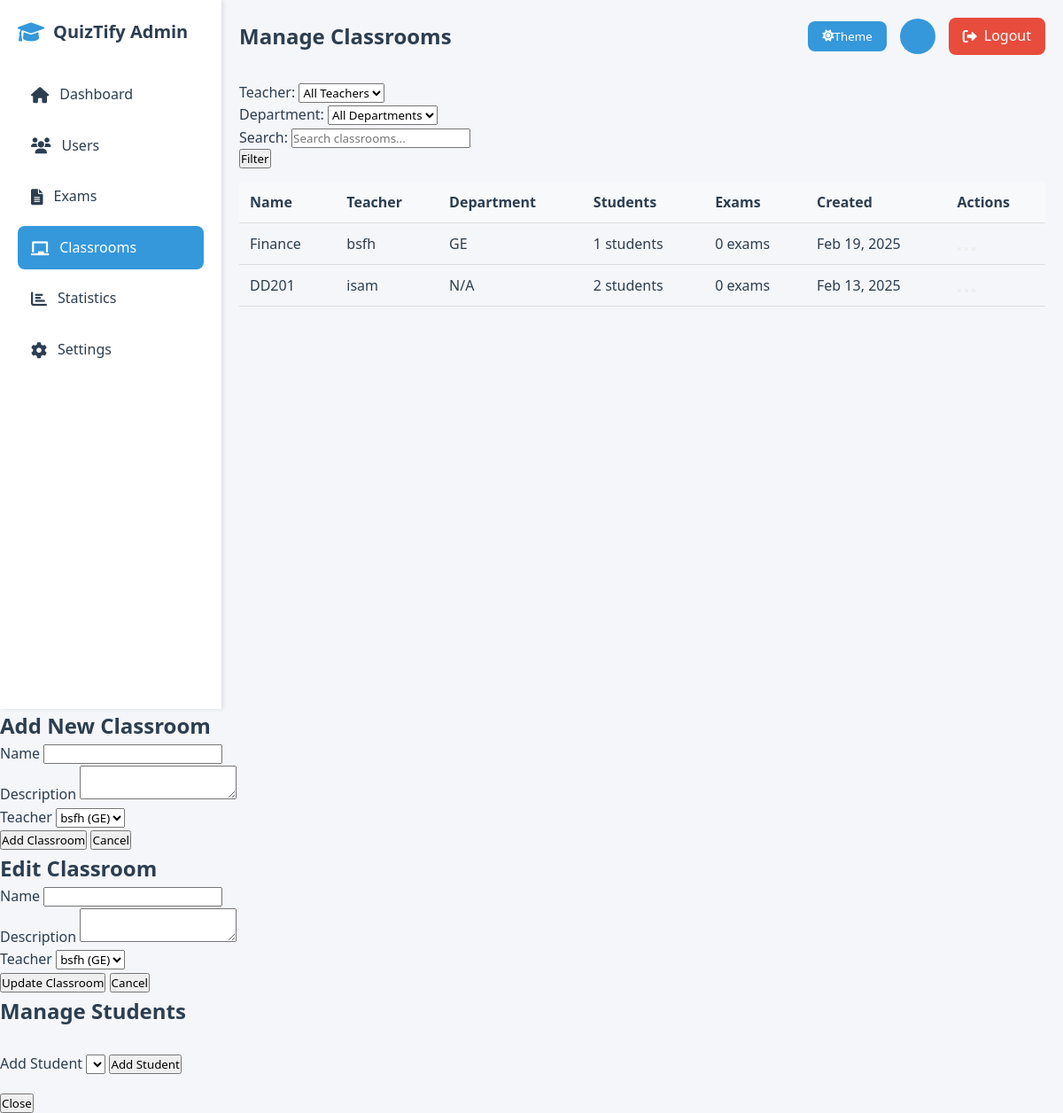
The app's page /admin/classrooms.php (signed in) with its own data.
### tables this page shows
CREATE TABLE `classrooms` (
  `id` int(11) NOT NULL,
  `teacher_id` int(11) NOT NULL,
  `name` varchar(100) NOT NULL,
  `department` varchar(100) NOT NULL,
  `description` text DEFAULT NULL,
  `created_at` timestamp NOT NULL DEFAULT current_timestamp()
);

CREATE TABLE `users` (
  `id` int(11) NOT NULL,
  `username` varchar(50) NOT NULL,
  `password` varchar(255) NOT NULL,
  `email` varchar(100) NOT NULL,
  `role` enum('admin','teacher','student') NOT NULL DEFAULT 'student',
  `department` varchar(100) DEFAULT NULL,
  `status` enum('active','inactive') NOT NULL DEFAULT 'active',
  `full_name` varchar(100) NOT NULL,
  `created_at` timestamp NOT NULL DEFAULT current_timestamp(),
  `last_login` timestamp NULL DEFAULT NULL,
  `classroom_id` int(11) DEFAULT NULL,
  `is_approved` tinyint(1) DEFAULT 0
);

### admin/classrooms.php (the view, shortened to what this page needs)
<?php
$search = isset($_GET['search']) ? trim($_GET['search']) : '';
$page = isset($_GET['page']) ? (int)$_GET['page'] : 1;
$limit = 10;
$classrooms = [];
$teachers = [];
try {
    $conn = getDBConnection();
    $teachers = $conn->query("
        SELECT id, full_name, department
        FROM users
        WHERE role = 'teacher'
        ORDER BY full_name
    ")->fetchAll(PDO::FETCH_ASSOC);
    $where_conditions = ["1=1"];
    $params = [];
    $where_clause = implode(' AND ', $where_conditions);
    $offset = ($page - 1) * $limit;
    $sql = "
        SELECT c.*,
            u.full_name as teacher_name,
            u.department as teacher_department,
            (SELECT COUNT(*) FROM classroom_students WHERE classroom_id = c.id) as student_count,
            (SELECT COUNT(*) FROM exams WHERE classroom_id = c.id) as exam_count
        FROM classrooms c
        LEFT JOIN users u ON c.teacher_id = u.id
        WHERE $where_clause
        ORDER BY c.created_at DESC
        LIMIT ? OFFSET ?
    ";
    $stmt = $conn->prepare($sql);
    $stmt->execute(array_merge($params, [$limit, $offset]));
    $classrooms = $stmt->fetchAll(PDO::FETCH_ASSOC);
} catch(PDOException $e) {
    setFlashMessage('error', 'Database error: ' . $e->getMessage());
    $classrooms = [];
    $total_pages = 1;
}
?>
<!DOCTYPE html>
<html lang="en">
<head>
    <link rel="stylesheet" href="https://cdnjs.cloudflare.com/ajax/libs/font-awesome/6.0.0/css/all.min.css">
</head>
<body>
    <div class="dashboard-container">
        <div class="sidebar">
            <div class="logo">
                <i class="fas fa-graduation-cap"></i>
                <h2>QuizTify Admin</h2>
            </div>
            <nav>
                <a href="dashboard.php" class="nav-link">
                    <i class="fas fa-home"></i> Dashboard
                </a>
                <a href="users.php" class="nav-link">
                    <i class="fas fa-users"></i> Users
                </a>
                <a href="exams.php" class="nav-link">
                    <i class="fas fa-file-alt"></i> Exams
                </a>
                <a href="classrooms.php" class="nav-link active">
                    <i class="fas fa-chalkboard"></i> Classrooms
                </a>
                <a href="statistics.php" class="nav-link">
                    <i class="fas fa-chart-bar"></i> Statistics
                </a>
                <a href="settings.php" class="nav-link">
                    <i class="fas fa-cog"></i> Settings
                </a>
            </nav>
        </div>
        <div class="main-content">
            <div class="header">
                <h1 class="page-title">Manage Classrooms</h1>
                <div class="user-menu">
                    <button id="theme-toggle" class="theme-toggle">
                        <i class="fas fa-moon"></i> Theme
                    </button>
                    <div class="user-avatar">
                    </div>
                    <a href="../logout.php" class="logout-btn">
                        <i class="fas fa-sign-out-alt"></i> Logout
                    </a>
                </div>
            </div>
            <div class="filters">
                <form method="GET" class="filter-form">
                    <div class="filter-group">
                        <label>Teacher:</label>
                        <select name="teacher">
                            <option value="all">All Teachers</option>
                        </select>
                    </div>
                    <div class="filter-group">
                        <label>Department:</label>
                        <select name="department">
                            <option value="all">All Departments</option>
                        </select>
                    </div>
                    <div class="filter-group">
                        <label>Search:</label>
                        <input type="text" name="search" value="<?php echo htmlspecialchars($search); ?>"
                               placeholder="Search classrooms...">
                    </div>
                    <button type="submit" class="btn btn-primary">Filter</button>
                </form>
            </div>
            <div class="classrooms-table">
                <table class="table">
                    <thead>
                        <tr>
                            <th>Name</th>
                            <th>Teacher</th>
                            <th>Department</th>
                            <th>Students</th>
                            <th>Exams</th>
                            <th>Created</th>
                            <th>Actions</th>
                        </tr>
                    </thead>
                    <tbody>
                        <?php if (!empty($classrooms)): ?>
                            <?php foreach ($classrooms as $classroom): ?>
                                <tr>
                                    <td><?php echo htmlspecialchars($classroom['name']); ?></td>
                                    <td><?php echo htmlspecialchars($classroom['teacher_name']); ?></td>
                                    <td><?php echo htmlspecialchars($classroom['teacher_department'] ?? 'N/A'); ?></td>
                                    <td><?php echo $classroom['student_count']; ?> students</td>
                                    <td><?php echo $classroom['exam_count']; ?> exams</td>
                                    <td><?php echo date('M d, Y', strtotime($classroom['created_at'])); ?></td>
                                    <td class="classroom-actions">
                                        <button class="btn btn-primary" onclick="showStudentsModal(<?php echo $classroom['id']; ?>)">
                                        </button>
                                        <button class="btn btn-warning" onclick='showEditModal(<?php echo htmlspecialchars(json_encode($classroom)); ?>)'>
                                        </button>
                                        <button class="btn btn-danger" onclick="confirmDelete(<?php echo $classroom['id']; ?>)">
                                        </button>
                                    </td>
                                </tr>
                            <?php endforeach; ?>
                        <?php else: ?>
                            <tr>
                                <td colspan="7" style="text-align: center;">No classrooms found</td>
                            </tr>
                        <?php endif; ?>
                    </tbody>
                </table>
            </div>
        </div>
    </div>
    <div id="addModal" class="modal">
        <div class="modal-content">
            <h2>Add New Classroom</h2>
            <form action="" method="POST">
                <div class="form-group">
                    <label>Name</label>
                    <input type="text" name="name" required>
                </div>
                <div class="form-group">
                    <label>Description</label>
                    <textarea name="description" required></textarea>
                </div>
                <div class="form-group">
                    <label>Teacher</label>
                    <select name="teacher_id" required>
                        <?php foreach ($teachers as $teacher): ?>
                            <option value="<?php echo $teacher['id']; ?>">
                                <?php echo htmlspecialchars($teacher['full_name']); ?>
                                <?php echo $teacher['department'] ? ' (' . htmlspecialchars($teacher['department']) . ')' : ''; ?>
                            </option>
                        <?php endforeach; ?>
                    </select>
                </div>
                <button type="submit" class="btn btn-primary">Add Classroom</button>
                <button type="button" class="btn btn-danger" onclick="hideModal('addModal')">Cancel</button>
            </form>
        </div>
    </div>
    <div id="editModal" class="modal">
        <div class="modal-content">
            <h2>Edit Classroom</h2>
            <form action="" method="POST">
                <div class="form-group">
                    <label>Name</label>
                    <input type="text" name="name" id="edit_name" required>
                </div>
                <div class="form-group">
                    <label>Description</label>
                    <textarea name="description" id="edit_description" required></textarea>
                </div>
                <div class="form-group">
                    <label>Teacher</label>
                    <select name="teacher_id" id="edit_teacher_id" required>
                        <?php foreach ($teachers as $teacher): ?>
                            <option value="<?php echo $teacher['id']; ?>">
                                <?php echo htmlspecialchars($teacher['full_name']); ?>
                                <?php echo $teacher['department'] ? ' (' . htmlspecialchars($teacher['department']) . ')' : ''; ?>
                            </option>
                        <?php endforeach; ?>
                    </select>
                </div>
                <button type="submit" class="btn btn-primary">Update Classroom</button>
                <button type="button" class="btn btn-danger" onclick="hideModal('editModal')">Cancel</button>
            </form>
        </div>
    </div>
    <div id="studentsModal" class="modal">
        <div class="modal-content">
            <h2>Manage Students</h2>
            <div class="form-group" style="margin-top: 20px;">
                <label>Add Student</label>
                <select id="studentToAdd">
                </select>
                <button onclick="addStudent()" class="btn btn-primary" style="margin-top: 10px;">
                    Add Student
                </button>
            </div>
            <button type="button" class="btn btn-danger" onclick="hideModal('studentsModal')" style="margin-top: 20px;">
                Close
            </button>
        </div>
    </div>
</body>
</html>

### admin/classrooms.php (style rules this page uses)
:root { --primary-color: #2c3e50; --secondary-color: #3498db; --success-color: #2ecc71; --danger-color: #e74c3c; --warning-color: #f1c40f; --light-color: #ecf0f1; --dark-color: #2c3e50; --background-color: #f5f6fa; --text-color: #2c3e50; --card-bg: #ffffff; --border-color: #ddd; --table-header-bg: #f8f9fa; --sidebar-bg: #ffffff; --sidebar-width: 250px; --nav-hover-bg: #f0f0f0; }
* { margin: 0; padding: 0; box-sizing: border-box; font-family: 'Segoe UI', Tahoma, Geneva, Verdana, sans-serif; }
body { background-color: var(--background-color); color: var(--text-color); transition: all 0.3s ease; line-height: 1.6; }
.dashboard-container { display: flex; min-height: 100vh; }
.sidebar { width: var(--sidebar-width); background: var(--sidebar-bg); padding: 20px; box-shadow: 2px 0 5px rgba(0,0,0,0.1); transition: all 0.3s ease; }
.logo { display: flex; align-items: center; gap: 10px; margin-bottom: 30px; }
.logo i { color: var(--secondary-color); font-size: 24px; }
.logo h2 { color: var(--text-color); font-size: 20px; }
.main-content { flex: 1; padding: 20px; transition: all 0.3s ease; }
.header { display: flex; justify-content: space-between; align-items: center; margin-bottom: 30px; }
.page-title { font-size: 24px; color: var(--text-color); }
.user-menu { display: flex; align-items: center; gap: 15px; }
.user-avatar { width: 40px; height: 40px; background: var(--secondary-color); border-radius: 50%; display: flex; align-items: center; justify-content: center; color: white; font-weight: bold; }
.table { width: 100%; border-collapse: collapse; margin-top: 15px; }
.table th, .table td { padding: 12px; text-align: left; border-bottom: 1px solid var(--border-color); }
.table th { background-color: var(--table-header-bg); font-weight: 600; color: var(--text-color); }
.nav-link { display: flex; align-items: center; padding: 12px 15px; color: var(--text-color); text-decoration: none; border-radius: 8px; margin-bottom: 8px; transition: all 0.3s ease; }
.nav-link i { margin-right: 12px; font-size: 18px; }
.nav-link.active { background: var(--secondary-color); color: white; }
.theme-toggle { display: flex; align-items: center; justify-content: center; padding: 8px 16px; border: none; border-radius: 8px; background: var(--secondary-color); color: white; cursor: pointer; transition: all 0.3s ease; }
.logout-btn { background: var(--danger-color); color: white; padding: 8px 16px; border-radius: 8px; text-decoration: none; transition: all 0.3s ease; display: inline-flex; align-items: center; gap: 8px; }
table th, table td { color: var(--text-color); }

### records on screen
classrooms: name "Finance", teacher.full_name "bsfh", teacher.department "GE", student_count "1", exam_count "0", created_at "Feb 19, 2025"
classrooms: name "DD201", teacher.full_name "isam", teacher.department "N/A", student_count "2", exam_count "0", created_at "Feb 13, 2025"

### other values on screen
form field teacher_id "bsfh (GE)"
